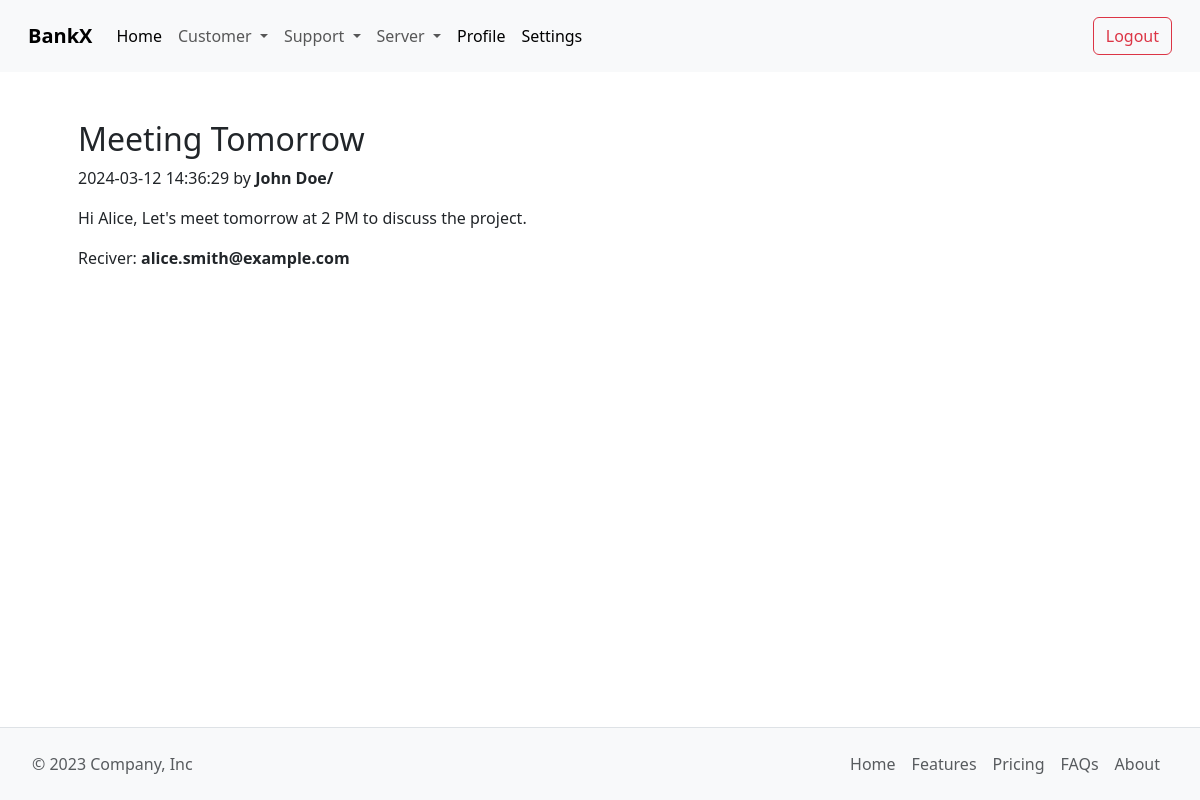
The page /Admin/system_email_display.php?id=1 (signed in) on the database its author committed.
### tables this page shows
CREATE TABLE `AdminEmail` (
    `EmailID` INT PRIMARY KEY AUTO_INCREMENT,
    `EmailUser` VARCHAR(255) NOT NULL,
    `EmailSender` VARCHAR(255) NOT NULL,
    `EmailReciver` VARCHAR(255) NOT NULL,
    `EmailTitle` VARCHAR(255) NOT NULL,
    `EmailMessage` VARCHAR(1000) NOT NULL,
    `EmailTime` TIMESTAMP DEFAULT CURRENT_TIMESTAMP
);

### src/Admin/system_email_display.php (the view)
<?php
include("include/header.php");
require_once("../Modules/config.php");
$id = $_GET["id"];
$stmt = $conn->prepare("SELECT * FROM `AdminEmail` WHERE `EmailID` = :id");
$stmt->bindParam(":id", $id, PDO::PARAM_STR);
$stmt->execute();
$result = $stmt->fetch(PDO::FETCH_ASSOC);
?>
<div class="container" style="padding: 3rem; paddin-bottom: 8rem;">
    <div class="blog-post">
        <h2 class="blog-post-title">
            <?= $result['EmailTitle'] ?>
        </h2>
        <p class="blog-post-meta">
            <?= $result['EmailTime'] ?> by <b><?= $result['EmailSender']; ?>/<?= $result['EmailFromWho'] ?></b>
        </p>
        <p>
            <?= $result['EmailMessage'] ?>
        </p>
        <blockquote>
            Reciver:
            <b><?= $result['EmailReciver'] ?></b>
        </blockquote>
    </div>
</div>
<?php
include("include/footer.php");
?>

### rows shown on the page
adminemail: EmailTitle "Meeting Tomorrow", EmailTime "2024-03-12 14:36:29", EmailSender "John Doe", EmailMessage "Hi Alice, Let's meet tomorrow at 2 PM to discuss the project.", EmailReciver "alice.smith@example.com"
